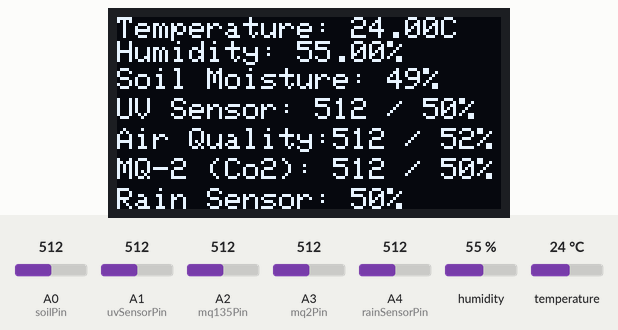
Bench run of a sketch on a simulated Arduino Uno, built with avr-gcc and run on an emulated ATmega328P. Parts: 128×64 one-colour display. The inputs (shaded band) are chosen by the test bench; at power-on: humidity 55 %, A0 (soilPin) = 512, A1 (uvSensorPin) = 512, A2 (mq135Pin) = 512, A3 (mq2Pin) = 512, A4 (rainSensorPin) = 512, temperature 24 °C. No radio packets arrive unless stated; what the sketch prints to the serial monitor is not drawn.

Above: at 3.2 s.
3.3 s: humidity set to 22 %
At 8.7 s:
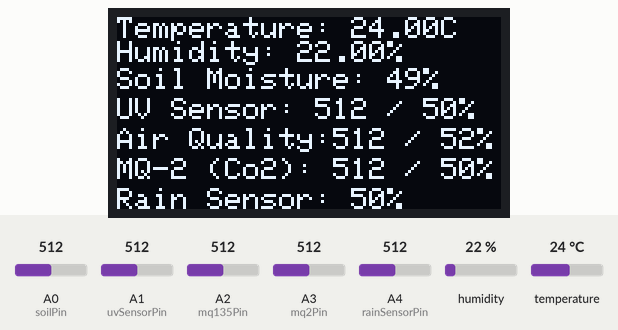
9.1 s: A0 (soilPin) set to 716
At 13.7 s:
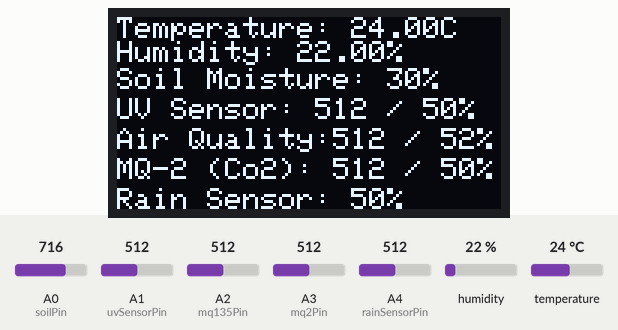
14.9 s: A1 (uvSensorPin) set to 716
At 18.7 s:
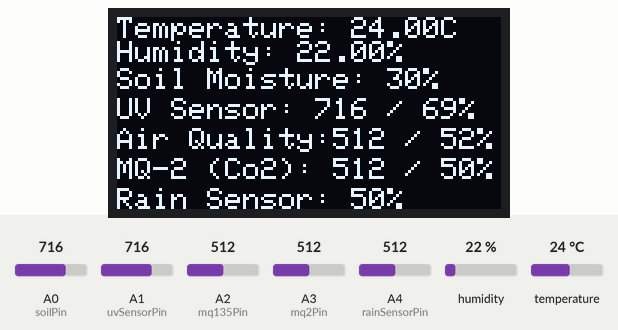
20.7 s: A2 (mq135Pin) set to 716
At 23.7 s:
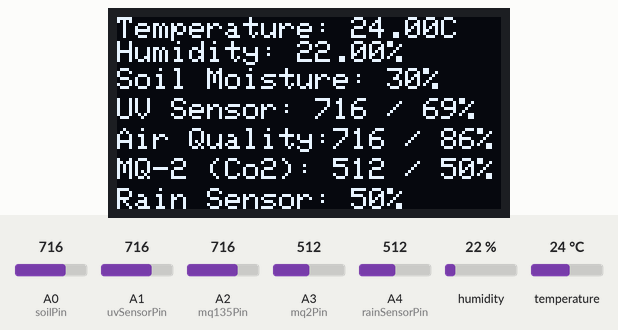
26.5 s: A3 (mq2Pin) set to 716
At 28.7 s:
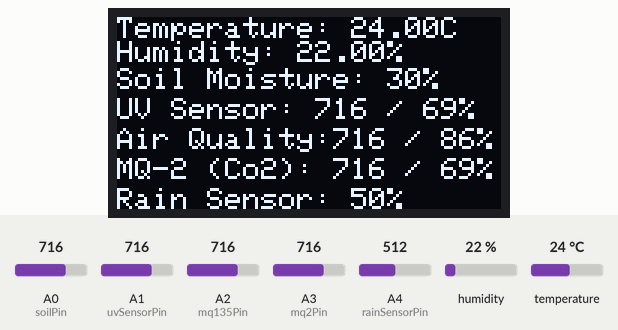
32.3 s: A4 (rainSensorPin) set to 716
At 33.7 s:
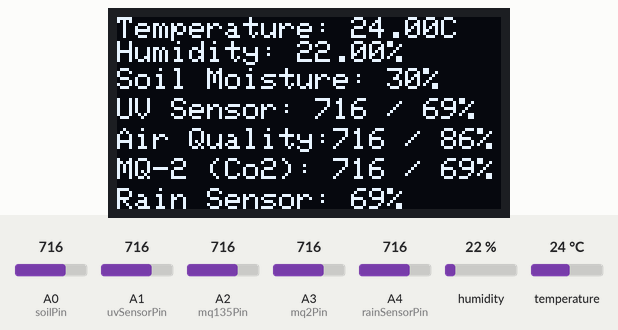
Timing chart, 0 to 35.3 s (numbered marks = the images above; inputs shaded):
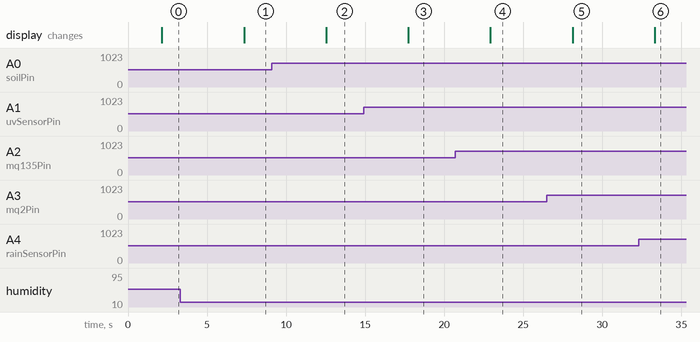

Measured:
- after the input at 3.3 s, the display: changes after 4.0 s (image 1)
- after the input at 9.1 s, the display: changes after 3.4 s (image 2)
- after the input at 14.9 s, the display: changes after 2.8 s (image 3)
- after the input at 20.7 s, the display: changes after 2.2 s (image 4)
- after the input at 26.5 s, the display: changes after 1.6 s (image 5)
- after the input at 32.3 s, the display: changes after 1.0 s (image 6)

The sketch:

Uno_Lora.ino
```cpp
#include <Wire.h>
#include <Adafruit_GFX.h>
#include <Adafruit_SSD1306.h>
#include <DHT.h>
#include <SPI.h>
#include <LoRa.h>

#define OLED_RESET 4
#define SCREEN_WIDTH 128
#define SCREEN_HEIGHT 64

#define DHTPIN 4
#define DHTTYPE DHT11

int soilPin = A0;
int uvSensorPin = A1; // Change to A1 for correct pin reference
int mq135Pin = A2; // Change to A4 for correct pin reference
int mq2Pin = A3; // Change to A2 for correct pin reference
int rainSensorPin = A4; // Analog pin for rain sensor

DHT dht(DHTPIN, DHTTYPE);

Adafruit_SSD1306 display(SCREEN_WIDTH, SCREEN_HEIGHT, &Wire, OLED_RESET);

void setup() {
  Serial.begin(115200);
  pinMode(soilPin, INPUT);
  pinMode(uvSensorPin, INPUT);
  pinMode(mq135Pin, INPUT);
  pinMode(mq2Pin, INPUT);
  pinMode(rainSensorPin, INPUT);
  dht.begin();

  if (!display.begin(SSD1306_SWITCHCAPVCC, 0x3C)) {
    Serial.println(F("SSD1306 allocation failed"));
    for (;;);
  }

  display.clearDisplay();
  display.setTextColor(SSD1306_WHITE);
  display.setTextSize(1);
  display.setCursor(0,0);
  display.println(F("Arduino Uno"));

  display.display();

  delay(2000);

  if (!LoRa.begin(433E6)) {
    Serial.println("Starting LoRa failed!");
    while (1);
  }
}

void loop() {
  float temperature = dht.readTemperature();
  float humidity = dht.readHumidity();
  int soilMoisture = map(analogRead(soilPin), 1023, 0, 0, 100);
  int uvValue = analogRead(uvSensorPin);
  int mq135Value = analogRead(mq135Pin);
  int mq2Value = analogRead(mq2Pin);
  int rainSensorValue = map(analogRead(rainSensorPin), 0, 1023, 0, 100); // Convert analog reading to percentage

  displaySensorData(temperature, humidity, soilMoisture, uvValue, mq135Value, mq2Value, rainSensorValue);

  Serial.println("Temperature: " + String(temperature) + "C");
  Serial.println("Humidity: " + String(humidity) + "%");
  Serial.println("Soil Moisture: " + String(soilMoisture) + "%");
  Serial.println("UV Sensor: " + String(uvValue) + " / " + String(map(uvValue, 0, 1023, 0, 100)) + "%");
  Serial.println("Air Quality:" + String(mq135Value) + " / " + String(map(mq135Value, 200, 800, 0, 100)) + "%");
  Serial.println("MQ-2 (Co2): " + String(mq2Value) + " / " + String(map(mq2Value, 0, 1023, 0, 100)) + "%");
  Serial.println("Rain Sensor: " + String(rainSensorValue) + "%");
  Serial.println();

  LoRa.beginPacket();
  // LoRa.print("Temperature: ");
  LoRa.print(temperature);
  LoRa.print(" / ");
  // LoRa.print("C, Humidity: ");
  LoRa.print(humidity);
  LoRa.print(" / ");
  // LoRa.print("%, Soil Moisture: ");
  LoRa.print(soilMoisture);
  LoRa.print(" / ");
  // LoRa.print("%, UV Sensor: ");
  LoRa.print(uvValue);
  LoRa.print(" / ");
  // LoRa.print(map(uvValue, 0, 1023, 0, 100));
  // LoRa.print("%, Air Quality: ");
  LoRa.print(mq135Value);
  LoRa.print(" / ");
  // LoRa.print(map(mq135Value, 200, 800, 0, 100));
  // LoRa.print("%, MQ-2 (Co2): ");
  LoRa.print(mq2Value);
  LoRa.print(" / ");
  // LoRa.print(map(mq2Value, 0, 1023, 0, 100));
  // LoRa.print("%, Rain Sensor: ");
  LoRa.print(rainSensorValue);
  LoRa.print(" / ");

  LoRa.endPacket();

  if (LoRa.endPacket()) {
    Serial.println("Data is Sent Successfully in LoRa");
  }

  delay(5000);
}

void displaySensorData(float temperature, float humidity, int soilMoisture, int uvValue, int mq135Value, int mq2Value, int rainSensorValue) {
  display.clearDisplay();

  display.setTextSize(1);
  display.setTextColor(SSD1306_WHITE);
  display.setCursor(0, 0);
  display.println("Temperature: " + String(temperature) + "C");
  display.println("Humidity: " + String(humidity) + "%");

  display.println();

  display.setTextSize(1);
  display.setTextColor(SSD1306_WHITE);
  display.setCursor(0, 17);
  display.println("Soil Moisture: " + String(soilMoisture) + "%");

  display.println();

  display.setTextSize(1);
  display.setTextColor(SSD1306_WHITE);
  display.setCursor(0, 27);
  display.println("UV Sensor: " + String(uvValue) + " / " + String(map(uvValue, 0, 1023, 0, 100)) + "%");

  display.println();

  display.setTextSize(1);
  display.setTextColor(SSD1306_WHITE);
  display.setCursor(0, 37);
  display.println("Air Quality:" + String(mq135Value) + " / " + String(map(mq135Value, 200, 800, 0, 100)) + "%");

  display.println();

  display.setTextSize(1);
  display.setTextColor(SSD1306_WHITE);
  display.setCursor(0, 47);
  display.println("MQ-2 (Co2): " + String(mq2Value) + " / " + String(map(mq2Value, 0, 1023, 0, 100)) + "%" );

  display.println();

  display.setTextSize(1);
  display.setTextColor(SSD1306_WHITE);
  display.setCursor(0, 57);
  display.println("Rain Sensor: " + String(rainSensorValue) + "%");

  display.display();
}
```
